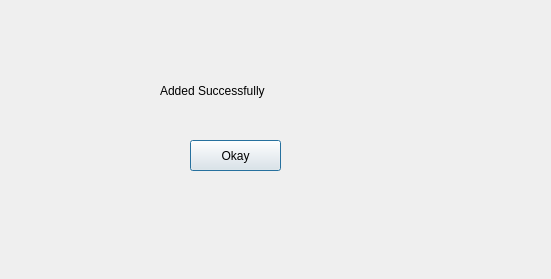
<?xml version="1.0" encoding="UTF-8"?>
<ui version="4.0">
 <class>addedsuccessfully</class>
 <widget class="QDialog" name="addedsuccessfully">
  <property name="geometry">
   <rect>
    <x>0</x>
    <y>0</y>
    <width>551</width>
    <height>279</height>
   </rect>
  </property>
  <property name="windowTitle">
   <string>Dialog</string>
  </property>
  <widget class="QLabel" name="label">
   <property name="geometry">
    <rect>
     <x>160</x>
     <y>60</y>
     <width>211</width>
     <height>61</height>
    </rect>
   </property>
   <property name="text">
    <string>Added Successfully</string>
   </property>
  </widget>
  <widget class="QPushButton" name="pushButton">
   <property name="geometry">
    <rect>
     <x>190</x>
     <y>140</y>
     <width>91</width>
     <height>31</height>
    </rect>
   </property>
   <property name="text">
    <string>Okay</string>
   </property>
  </widget>
 </widget>
 <resources/>
 <connections/>
</ui>
